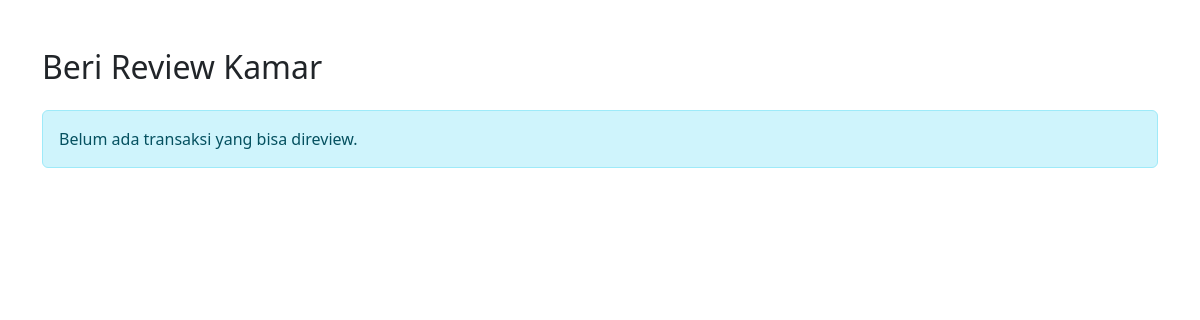
The app's page /review.php (signed in), older data.
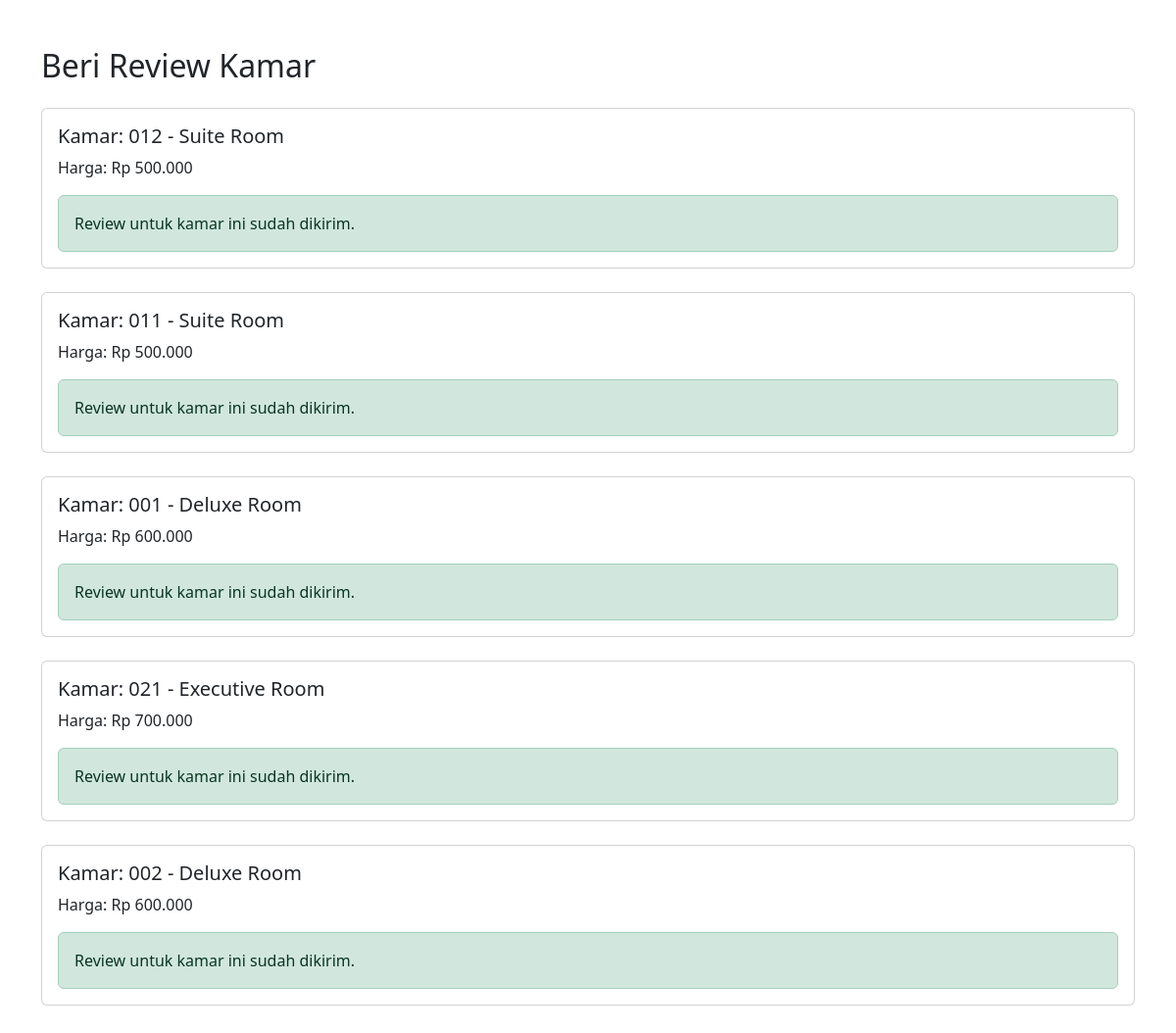
The same page, newer data.
### tables this page shows
CREATE TABLE `review` (
  `id_review` int(11) NOT NULL,
  `idkmr` int(11) NOT NULL,
  `nokmr` int(11) NOT NULL,
  `id_cust` int(11) NOT NULL,
  `bintang` int(5) NOT NULL,
  `komen` text DEFAULT NULL,
  `created_at` timestamp NOT NULL DEFAULT current_timestamp()
);

CREATE TABLE `kmr` (
  `idkmr` int(12) NOT NULL,
  `nokmr` varchar(5) NOT NULL,
  `tipe` varchar(255) NOT NULL,
  `harga` bigint(20) NOT NULL,
  `kap` varchar(255) NOT NULL,
  `status` varchar(20) NOT NULL,
  `fasilitas` varchar(255) NOT NULL
);

### review.php (the view, shortened to what this page needs)
<?php
require 'koneksi.php';
$email = $_SESSION['email'];
$stmt = $conn->prepare("SELECT id_cust FROM cust WHERE email = ?");
$stmt->bind_param("s", $email);
$stmt->execute();
$user = $stmt->get_result()->fetch_assoc();
$id_cust = $user['id_cust'];
$stmt = $conn->prepare("
    SELECT k.idkmr, k.nokmr, k.tipe, k.harga, r.id_review
    FROM transaksi t
    JOIN kmr k ON t.nokmr = k.nokmr
    LEFT JOIN review r ON r.nokmr = k.nokmr AND r.id_cust = ?
    WHERE t.id_cust = ?
");
$stmt->bind_param("ii", $id_cust, $id_cust);
$stmt->execute();
$result = $stmt->get_result();
?>
<!DOCTYPE html>
<html lang="id">
<head>
    <link href="https://cdn.jsdelivr.net/npm/bootstrap@5.3.3/dist/css/bootstrap.min.css" rel="stylesheet">
    <link href="https://cdn.jsdelivr.net/npm/bootstrap-icons@1.10.5/font/bootstrap-icons.css" rel="stylesheet">
</head>
<body class="container py-5">
    <h2 class="mb-4">Beri Review Kamar</h2>
    <?php if ($result->num_rows > 0): ?>
        <?php while ($row = $result->fetch_assoc()): ?>
            <div class="card mb-4">
                <div class="card-body">
                    <h5>Kamar: <?= htmlspecialchars($row['nokmr']) ?> - <?= htmlspecialchars($row['tipe']) ?></h5>
                    <p>Harga: Rp <?= number_format($row['harga'], 0, ',', '.') ?></p>
                    <?php if (empty($row['id_review'])): ?>
                        <form method="POST" class="review-form">
                            <input type="hidden" name="idkmr" value="<?= $row['idkmr'] ?>">
                            <input type="hidden" name="nokmr" value="<?= $row['nokmr'] ?>">
                            <div class="mb-3">
                                <label>Bintang:</label><br>
                                <?php for ($i = 1; $i <= 5; $i++): ?>
                                    <i class="bi bi-star star" data-value="<?= $i ?>"></i>
                                <?php endfor; ?>
                                <input type="hidden" name="bintang" class="bintang-value" required>
                            </div>
                            <div class="mb-3">
                                <label>Komentar:</label>
                                <textarea name="komen" class="form-control" rows="3" required></textarea>
                            </div>
                            <button type="submit" class="btn btn-dark">Kirim Review</button>
                        </form>
                    <?php else: ?>
                        <div class="alert alert-success mb-0">
                            Review untuk kamar ini sudah dikirim.
                        </div>
                    <?php endif; ?>
                </div>
            </div>
        <?php endwhile; ?>
    <?php else: ?>
        <div class="alert alert-info">Belum ada transaksi yang bisa direview.</div>
    <?php endif; ?>
</body>
</html>

Row changes from the older to the newer data that the page shows:
added review: idkmr.nokmr "012", idkmr.tipe "Suite Room", idkmr.harga "500.000", shows "Review untuk kamar ini sudah dikirim."
added review: idkmr.nokmr "011", idkmr.tipe "Suite Room", idkmr.harga "500.000", shows "Review untuk kamar ini sudah dikirim."
added review: idkmr.nokmr "001", idkmr.tipe "Deluxe Room", idkmr.harga "600.000", shows "Review untuk kamar ini sudah dikirim."
added review: idkmr.nokmr "021", idkmr.tipe "Executive Room", idkmr.harga "700.000", shows "Review untuk kamar ini sudah dikirim."
added review: idkmr.nokmr "002", idkmr.tipe "Deluxe Room", idkmr.harga "600.000", shows "Review untuk kamar ini sudah dikirim."
Text that changed along with them:
text no longer shown: "Belum ada transaksi yang bisa direview."
